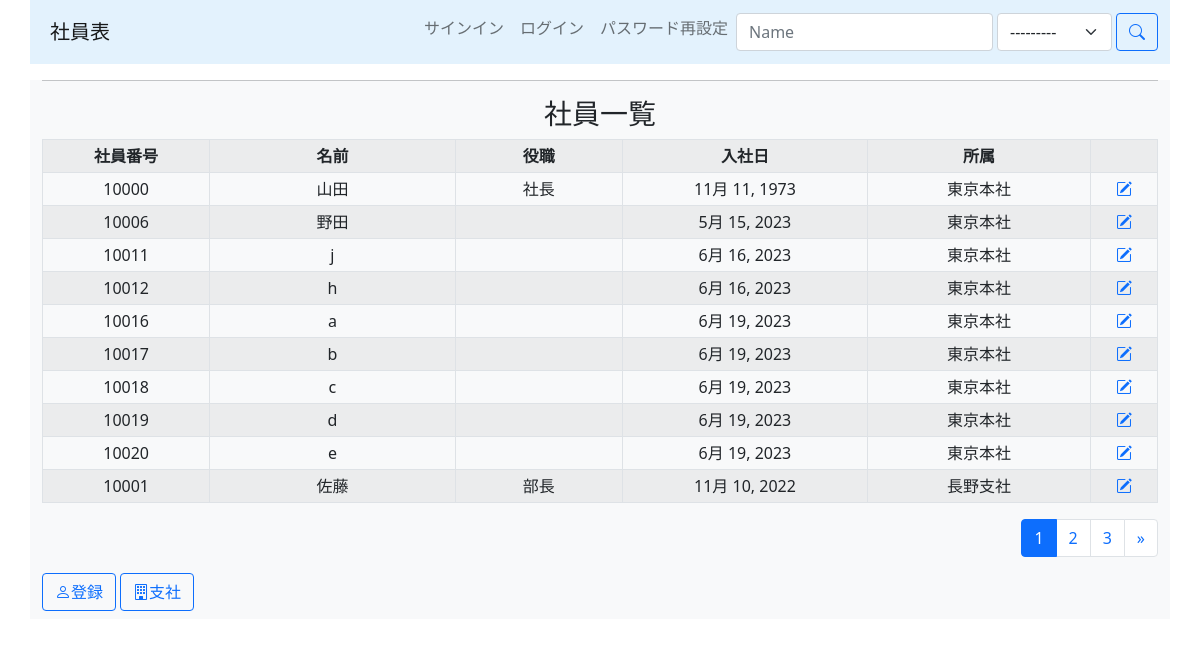
The page / on the database its author committed.
### employee_list_app/models.py (models this page shows, shortened)
class Employee(models.Model):
    emp_id = models.IntegerField(unique=True, validators=[MinValueValidator(
        10000), MaxValueValidator(19999)], verbose_name="社員番号")
    name = models.CharField(max_length=30, verbose_name="名前")
    post = models.CharField(max_length=30, null=True, blank=True, verbose_name="役職")
    date_of_entry = models.DateField(validators=[MaxValueValidator(date.today())], verbose_name="入社日")
    branch = models.ForeignKey(Branch, on_delete=models.SET_NULL, null=True, verbose_name="支社番号")
    class Meta:
        verbose_name = "社員"
        verbose_name_plural = "社員一覧"

class Branch(models.Model):
    name = models.CharField(max_length=30, verbose_name="支社名")
    address = models.CharField(max_length=255, verbose_name="住所")
    tel_regex = RegexValidator(regex=r'^[0-9]+$')
    tel = models.CharField(validators=[tel_regex], max_length=12, verbose_name="電話番号")
    def __str__(self):
        return self.name
    class Meta:
        verbose_name = "支社"
        verbose_name_plural = "支社一覧"

### employee_list_app/views.py (the view)
# urls.py: path("", Index.as_view(), name="index"),
class Index(ListView):
    template_name = "employee_list/index.html"
    model = Employee
    context_object_name = "employees"
    ordering = "branch"
    paginate_by = 10
    def get_queryset(self) -> QuerySet[Any]:
        queryset = super().get_queryset()
        form = EmpSearchForm(self.request.GET)
        if form.is_valid():
            name = form.cleaned_data.get("name")
            branch = form.cleaned_data.get("branch")
            if name:
                queryset = queryset.filter(name__icontains=name)
            if branch:
                queryset = queryset.filter(branch=branch)
        return queryset.select_related("branch")
    def get_context_data(self, **kwargs: Any) -> Dict[str, Any]:
        context = super().get_context_data(**kwargs)
        context["form"] = EmpSearchForm(self.request.GET)
        context["index_page"] = True
        return context

### employee_list_app/forms.py
class EmpSearchForm(forms.ModelForm):
    name = forms.CharField(required=False)
    branch = forms.ModelChoiceField(queryset=Branch.objects.all(), required=False)
    class Meta:
        model = Employee
        fields = ("name", "branch")

### templates/employee_list/index.html (shortened to what this page needs)
{% extends "base.html" %}
{% block content %}
<hr>
<h3 class="text-center">社員一覧</h3>
<div class="justify-content-center">
    <table class="table table-striped table-bordered table-sm text-center align-middle">
        <th style="width: 15%">社員番号</th>
        <th style="width: 22%">名前</th>
        <th style="width: 15%">役職</th>
        <th style="width: 22%">入社日</th>
        <th style="width: 20%">所属</th>
        <th style="width: 6%"></th>
        {% for emp in employees %}
        <tr>
            <td>{{ emp.emp_id }}</td>
            <td>{{ emp.name }}</td>
            <td>{{ emp.post|default:"" }}</td>
            <td>{{ emp.date_of_entry }}</td>
            <td>{{ emp.branch }}</td>
            <td><a href="{% url 'emp_edit' emp.pk %}"><i class="bi bi-pencil-square"></i></a>
            </td>
        </tr>
        {% endfor %}
    </table>
</div>
<nav aria-label="pagination">
    <ul class="pagination justify-content-end">
        {% for num in page_obj.paginator.page_range %}
        {% if num <= page_obj.number|add:5 and num >= page_obj.number|add:-5 %}
        {% if page_obj.number == num %}
        <li class="page-item active"><a class="page-link" href="#">{{ num }}</a></li>
        {% else %}
        <li class="page-item"><a class="page-link" href="?page={{ num }}">{{ num }}</a></li>
        {% endif %}
        {% endif %}
        {% endfor %}
        {% if page_obj.has_next %}
        <li class="page-item">
            <a class="page-link" href="?page={{ page_obj.paginator.num_pages }}">
                <span aria-hidden="true">&raquo;</span>
            </a>
        </li>
        {% endif %}
    </ul>
</nav>
<div class="d-flex">
    <a class="btn btn-outline-primary mb-2 me-1 d-none d-md-inline" href="{% url 'emp_add' %}" role="button"><i
            class="bi bi-person"></i>登録</a>
    <a class="btn btn-outline-primary mb-2 d-none d-md-inline" href="{% url 'branch_view' %}" role="button"><i
            class="bi bi-building"></i>支社</a>
</div>
{% endblock %}

### rows shown on the page
Employee: emp_id "10000", name "山田", post "社長", date_of_entry "11月 11, 1973", branch "東京本社"
Employee: emp_id "10006", name "野田", date_of_entry "5月 15, 2023", branch "東京本社"
Employee: emp_id "10011", name "j", date_of_entry "6月 16, 2023", branch "東京本社"
Employee: emp_id "10012", name "h", date_of_entry "6月 16, 2023", branch "東京本社"
Employee: emp_id "10016", name "a", date_of_entry "6月 19, 2023", branch "東京本社"
Employee: emp_id "10017", name "b", date_of_entry "6月 19, 2023", branch "東京本社"
Employee: emp_id "10018", name "c", date_of_entry "6月 19, 2023", branch "東京本社"
Employee: emp_id "10019", name "d", date_of_entry "6月 19, 2023", branch "東京本社"
Employee: emp_id "10020", name "e", date_of_entry "6月 19, 2023", branch "東京本社"
Employee: emp_id "10001", name "佐藤", post "部長", date_of_entry "11月 10, 2022", branch "長野支社"

### other values the page prints
{{ num }} "1"
{{ num }} "2" "3"
